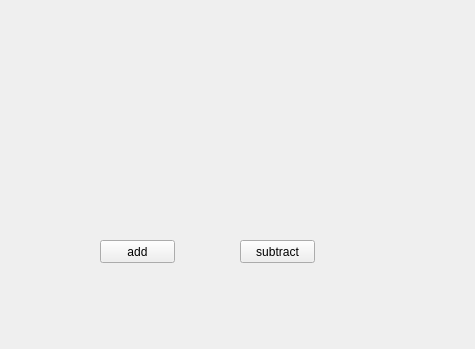
<?xml version="1.0" encoding="UTF-8"?>
<ui version="4.0">
 <class>Widget</class>
 <widget class="QWidget" name="Widget">
  <property name="geometry">
   <rect>
    <x>0</x>
    <y>0</y>
    <width>475</width>
    <height>349</height>
   </rect>
  </property>
  <property name="windowTitle">
   <string>Widget</string>
  </property>
  <widget class="MyPressButton" name="pushButton_1">
   <property name="geometry">
    <rect>
     <x>100</x>
     <y>240</y>
     <width>75</width>
     <height>23</height>
    </rect>
   </property>
   <property name="text">
    <string>add</string>
   </property>
  </widget>
  <widget class="QPushButton" name="pushButton_2">
   <property name="geometry">
    <rect>
     <x>240</x>
     <y>240</y>
     <width>75</width>
     <height>23</height>
    </rect>
   </property>
   <property name="text">
    <string>subtract</string>
   </property>
  </widget>
  <widget class="MySlider" name="widget" native="true">
   <property name="geometry">
    <rect>
     <x>70</x>
     <y>70</y>
     <width>301</width>
     <height>41</height>
    </rect>
   </property>
  </widget>
 </widget>
 <customwidgets>
  <customwidget>
   <class>MySlider</class>
   <extends>QWidget</extends>
   <header location="global">myslider.h</header>
   <container>1</container>
  </customwidget>
  <customwidget>
   <class>MyPressButton</class>
   <extends>QPushButton</extends>
   <header location="global">mypressbutton.h</header>
  </customwidget>
 </customwidgets>
 <resources/>
 <connections/>
</ui>
